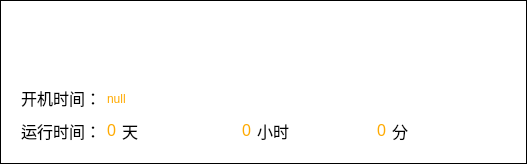
                     <widget class="QFrame" name="frame_1">
                      <property name="sizePolicy">
                       <sizepolicy hsizetype="Minimum" vsizetype="Minimum">
                        <horstretch>0</horstretch>
                        <verstretch>0</verstretch>
                       </sizepolicy>
                      </property>
                      <property name="minimumSize">
                       <size>
                        <width>50</width>
                        <height>130</height>
                       </size>
                      </property>
                      <property name="font">
                       <font>
                        <family>Arial</family>
                        <pointsize>12</pointsize>
                        <weight>50</weight>
                        <italic>false</italic>
                        <bold>false</bold>
                       </font>
                      </property>
                      <property name="styleSheet">
                       <string notr="true">border:1px solid #000000;
background-color: rgb(255, 255, 255);</string>
                      </property>
                      <property name="frameShape">
                       <enum>QFrame::NoFrame</enum>
                      </property>
                      <property name="frameShadow">
                       <enum>QFrame::Raised</enum>
                      </property>
                      <property name="lineWidth">
                       <number>2</number>
                      </property>
                      <layout class="QHBoxLayout" name="horizontalLayout_57">
                       <item>
                        <widget class="QFrame" name="frame_19">
                         <property name="sizePolicy">
                          <sizepolicy hsizetype="Preferred" vsizetype="Fixed">
                           <horstretch>0</horstretch>
                           <verstretch>0</verstretch>
                          </sizepolicy>
                         </property>
                         <property name="minimumSize">
                          <size>
                           <width>0</width>
                           <height>140</height>
                          </size>
                         </property>
                         <property name="maximumSize">
                          <size>
                           <width>16777215</width>
                           <height>140</height>
                          </size>
                         </property>
                         <property name="styleSheet">
                          <string notr="true">border:0 px;</string>
                         </property>
                         <property name="frameShape">
                          <enum>QFrame::StyledPanel</enum>
                         </property>
                         <property name="frameShadow">
                          <enum>QFrame::Raised</enum>
                         </property>
                         <layout class="QVBoxLayout" name="verticalLayout_6">
                          <item>
                           <layout class="QHBoxLayout" name="horizontalLayout_26">
                            <property name="spacing">
                             <number>0</number>
                            </property>
                            <property name="leftMargin">
                             <number>100</number>
                            </property>
                            <property name="rightMargin">
                             <number>100</number>
                            </property>
                            <item>
                             <widget class="QPushButton" name="pushButton_disk">
                              <property name="sizePolicy">
                               <sizepolicy hsizetype="Fixed" vsizetype="Fixed">
                                <horstretch>0</horstretch>
                                <verstretch>0</verstretch>
                               </sizepolicy>
                              </property>
                              <property name="minimumSize">
                               <size>
                                <width>57</width>
                                <height>57</height>
                               </size>
                              </property>
                              <property name="maximumSize">
                               <size>
                                <width>57</width>
                                <height>57</height>
                               </size>
                              </property>
                              <property name="cursor">
                               <cursorShape>PointingHandCursor</cursorShape>
                              </property>
                              <property name="styleSheet">
                               <string notr="true">color: rgb(255, 255, 255);
border:0px;
border-image: url(:/Resources/beautify/greenlight.png);</string>
                              </property>
                              <property name="text">
                               <string>磁盘</string>
                              </property>
                             </widget>
                            </item>
                            <item>
                             <widget class="QLabel" name="label_4">
                              <property name="sizePolicy">
                               <sizepolicy hsizetype="Fixed" vsizetype="Fixed">
                                <horstretch>0</horstretch>
                                <verstretch>0</verstretch>
                               </sizepolicy>
                              </property>
                              <property name="minimumSize">
                               <size>
                                <width>57</width>
                                <height>57</height>
                               </size>
                              </property>
                              <property name="maximumSize">
                               <size>
                                <width>57</width>
                                <height>57</height>
                               </size>
                              </property>
                              <property name="cursor">
                               <cursorShape>PointingHandCursor</cursorShape>
                              </property>
                              <property name="whatsThis">
                               <string>&lt;html&gt;&lt;head/&gt;&lt;body&gt;&lt;p&gt;内存指示灯&lt;/p&gt;&lt;/body&gt;&lt;/html&gt;</string>
                              </property>
                              <property name="styleSheet">
                               <string notr="true">color: rgb(255, 255, 255);
border:0px;
border-image: url(:/Resources/beautify/greenlight.png);</string>
                              </property>
                              <property name="text">
                               <string>内存</string>
                              </property>
                              <property name="alignment">
                               <set>Qt::AlignCenter</set>
                              </property>
                             </widget>
                            </item>
                            <item>
                             <widget class="QPushButton" name="pushButton_temprature">
                              <property name="sizePolicy">
                               <sizepolicy hsizetype="Fixed" vsizetype="Fixed">
                                <horstretch>0</horstretch>
                                <verstretch>0</verstretch>
                               </sizepolicy>
                              </property>
                              <property name="minimumSize">
                               <size>
                                <width>57</width>
                                <height>57</height>
                               </size>
                              </property>
                              <property name="maximumSize">
                               <size>
                                <width>57</width>
                                <height>57</height>
                               </size>
                              </property>
                              <property name="cursor">
                               <cursorShape>PointingHandCursor</cursorShape>
                              </property>
                              <property name="styleSheet">
                               <string notr="true">color: rgb(255, 255, 255);
border:0px;
border-image: url(:/Resources/beautify/greenlight.png);</string>
                              </property>
                              <property name="text">
                               <string>温度</string>
                              </property>
                             </widget>
                            </item>
                            <item>
                             <widget class="QPushButton" name="pushButton_error">
                              <property name="sizePolicy">
                               <sizepolicy hsizetype="Fixed" vsizetype="Fixed">
                                <horstretch>0</horstretch>
                                <verstretch>0</verstretch>
                               </sizepolicy>
                              </property>
                              <property name="minimumSize">
                               <size>
                                <width>57</width>
                                <height>57</height>
                               </size>
                              </property>
                              <property name="maximumSize">
                               <size>
                                <width>57</width>
                                <height>57</height>
                               </size>
                              </property>
                              <property name="cursor">
                               <cursorShape>PointingHandCursor</cursorShape>
                              </property>
                              <property name="styleSheet">
                               <string notr="true">color: rgb(255, 255, 255);
border:0px;
border-image: url(:/Resources/beautify/greenlight.png);</string>
                              </property>
                              <property name="text">
                               <string>故障</string>
                              </property>
                             </widget>
                            </item>
                            <item>
                             <widget class="QLabel" name="label_6">
                              <property name="sizePolicy">
                               <sizepolicy hsizetype="Fixed" vsizetype="Fixed">
                                <horstretch>0</horstretch>
                                <verstretch>0</verstretch>
                               </sizepolicy>
                              </property>
                              <property name="minimumSize">
                               <size>
                                <width>57</width>
                                <height>57</height>
                               </size>
                              </property>
                              <property name="maximumSize">
                               <size>
                                <width>57</width>
                                <height>57</height>
                               </size>
                              </property>
                              <property name="cursor">
                               <cursorShape>PointingHandCursor</cursorShape>
                              </property>
                              <property name="whatsThis">
                               <string>&lt;html&gt;&lt;head/&gt;&lt;body&gt;&lt;p&gt;消息指示灯&lt;/p&gt;&lt;/body&gt;&lt;/html&gt;</string>
                              </property>
                              <property name="styleSheet">
                               <string notr="true">color: rgb(255, 255, 255);
border:0px;
border-image: url(:/Resources/beautify/greenlight.png);</string>
                              </property>
                              <property name="text">
                               <string>消息</string>
                              </property>
                              <property name="alignment">
                               <set>Qt::AlignCenter</set>
                              </property>
                             </widget>
                            </item>
                           </layout>
                          </item>
                          <item>
                           <layout class="QHBoxLayout" name="horizontalLayout_5">
                            <item>
                             <widget class="QLabel" name="label_onAir">
                              <property name="sizePolicy">
                               <sizepolicy hsizetype="Fixed" vsizetype="Fixed">
                                <horstretch>0</horstretch>
                                <verstretch>0</verstretch>
                               </sizepolicy>
                              </property>
                              <property name="font">
                               <font>
                                <family>Arial</family>
                                <pointsize>12</pointsize>
                                <weight>50</weight>
                                <italic>false</italic>
                                <bold>false</bold>
                               </font>
                              </property>
                              <property name="text">
                               <string>开机时间：</string>
                              </property>
                             </widget>
                            </item>
                            <item>
                             <widget class="QLabel" name="label_openTime">
                              <property name="styleSheet">
                               <string notr="true">border:0px;
color: rgb(255, 170, 0);</string>
                              </property>
                              <property name="text">
                               <string>null</string>
                              </property>
                             </widget>
                            </item>
                           </layout>
                          </item>
                          <item>
                           <layout class="QHBoxLayout" name="horizontalLayout_25">
                            <item>
                             <widget class="QLabel" name="label_onRuning">
                              <property name="sizePolicy">
                               <sizepolicy hsizetype="Fixed" vsizetype="Fixed">
                                <horstretch>0</horstretch>
                                <verstretch>0</verstretch>
                               </sizepolicy>
                              </property>
                              <property name="font">
                               <font>
                                <family>Arial</family>
                                <pointsize>12</pointsize>
                                <weight>50</weight>
                                <italic>false</italic>
                                <bold>false</bold>
                               </font>
                              </property>
                              <property name="text">
                               <string>运行时间：</string>
                              </property>
                             </widget>
                            </item>
                            <item>
                             <widget class="QLabel" name="label_RDay">
                              <property name="sizePolicy">
                               <sizepolicy hsizetype="Fixed" vsizetype="Fixed">
                                <horstretch>0</horstretch>
                                <verstretch>0</verstretch>
                               </sizepolicy>
                              </property>
                              <property name="font">
                               <font>
                                <family>Arial</family>
                                <pointsize>12</pointsize>
                                <weight>50</weight>
                                <italic>false</italic>
                                <bold>false</bold>
                               </font>
                              </property>
                              <property name="styleSheet">
                               <string notr="true">border:0px;
color: rgb(255, 170, 0);</string>
                              </property>
                              <property name="text">
                               <string>0</string>
                              </property>
                             </widget>
                            </item>
                            <item>
                             <widget class="QLabel" name="label_day_2">
                              <property name="sizePolicy">
                               <sizepolicy hsizetype="Preferred" vsizetype="Fixed">
                                <horstretch>0</horstretch>
                                <verstretch>0</verstretch>
                               </sizepolicy>
                              </property>
                              <property name="font">
                               <font>
                                <family>Arial</family>
                                <pointsize>12</pointsize>
                                <weight>50</weight>
                                <italic>false</italic>
                                <bold>false</bold>
                               </font>
                              </property>
                              <property name="text">
                               <string>天</string>
                              </property>
                             </widget>
                            </item>
                            <item>
                             <widget class="QLabel" name="label_RHour">
                              <property name="sizePolicy">
                               <sizepolicy hsizetype="Fixed" vsizetype="Fixed">
                                <horstretch>0</horstretch>
                                <verstretch>0</verstretch>
                               </sizepolicy>
                              </property>
                              <property name="font">
                               <font>
                                <family>Arial</family>
                                <pointsize>12</pointsize>
                                <weight>50</weight>
                                <italic>false</italic>
                                <bold>false</bold>
                               </font>
                              </property>
                              <property name="styleSheet">
                               <string notr="true">border:0px;
color: rgb(255, 170, 0);</string>
                              </property>
                              <property name="text">
                               <string>0</string>
                              </property>
                             </widget>
                            </item>
                            <item>
                             <widget class="QLabel" name="label_hour_2">
                              <property name="sizePolicy">
                               <sizepolicy hsizetype="Preferred" vsizetype="Fixed">
                                <horstretch>0</horstretch>
                                <verstretch>0</verstretch>
                               </sizepolicy>
                              </property>
                              <property name="font">
                               <font>
                                <family>Arial</family>
                                <pointsize>12</pointsize>
                                <weight>50</weight>
                                <italic>false</italic>
                                <bold>false</bold>
                               </font>
                              </property>
                              <property name="text">
                               <string>小时</string>
                              </property>
                             </widget>
                            </item>
                            <item>
                             <widget class="QLabel" name="label_RMin">
                              <property name="sizePolicy">
                               <sizepolicy hsizetype="Fixed" vsizetype="Fixed">
                                <horstretch>0</horstretch>
                                <verstretch>0</verstretch>
                               </sizepolicy>
                              </property>
                              <property name="font">
                               <font>
                                <family>Arial</family>
                                <pointsize>12</pointsize>
                                <weight>50</weight>
                                <italic>false</italic>
                                <bold>false</bold>
                               </font>
                              </property>
                              <property name="styleSheet">
                               <string notr="true">border:0px;
color: rgb(255, 170, 0);</string>
                              </property>
                              <property name="text">
                               <string>0</string>
                              </property>
                             </widget>
                            </item>
                            <item>
                             <widget class="QLabel" name="label_min_2">
                              <property name="sizePolicy">
                               <sizepolicy hsizetype="Preferred" vsizetype="Fixed">
                                <horstretch>0</horstretch>
                                <verstretch>0</verstretch>
                               </sizepolicy>
                              </property>
                              <property name="font">
                               <font>
                                <family>Arial</family>
                                <pointsize>12</pointsize>
                                <weight>50</weight>
                                <italic>false</italic>
                                <bold>false</bold>
                               </font>
                              </property>
                              <property name="text">
                               <string>分</string>
                              </property>
                             </widget>
                            </item>
                           </layout>
                          </item>
                         </layout>
                         <zorder></zorder>
                        </widget>
                       </item>
                      </layout>
                     </widget>
